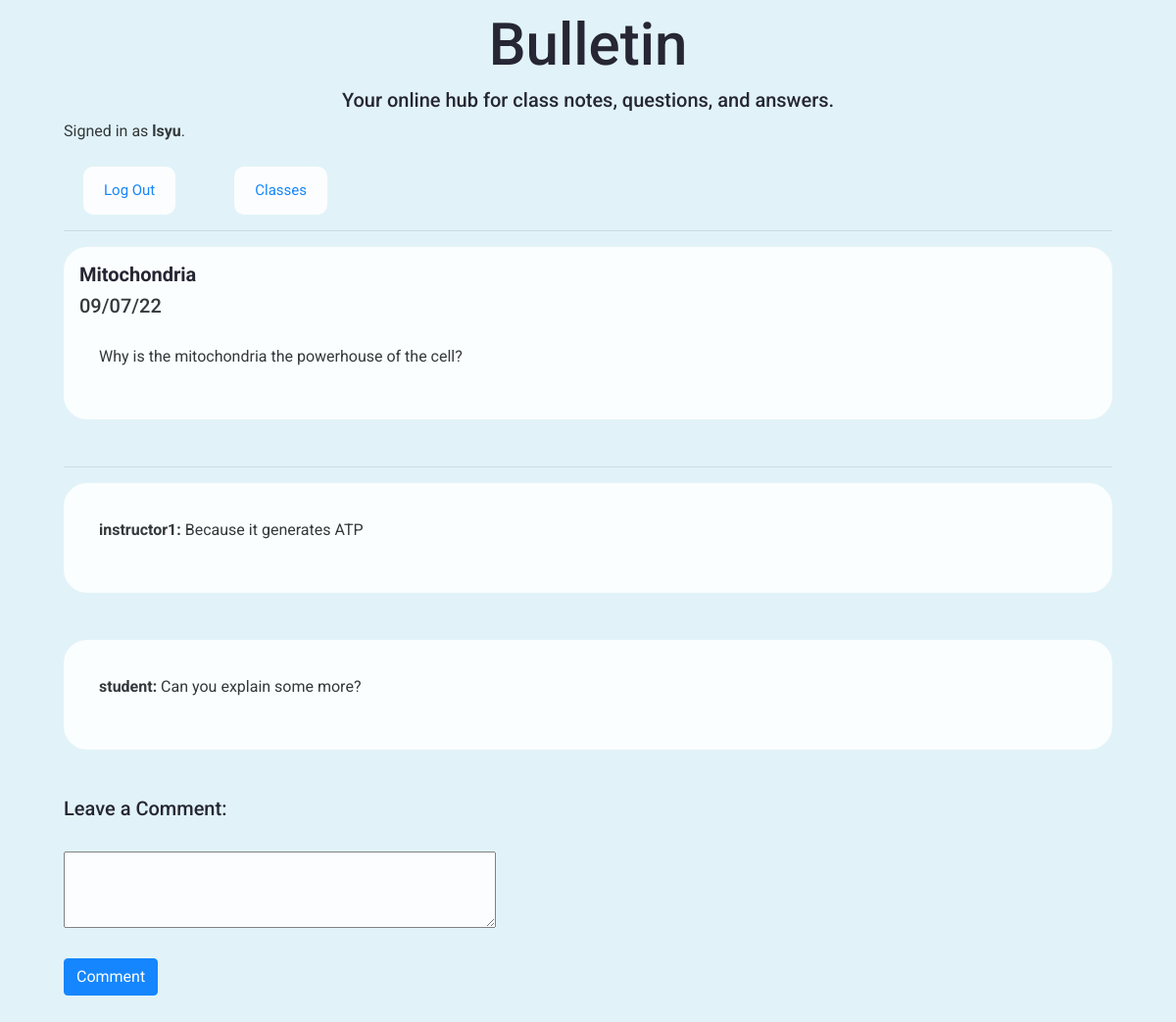
/post/6 (signed in), run on the app's committed database.
### bulletinapp/models.py (models this page shows, shortened)
class User(AbstractUser):
    def __str__(self):
        return self.username

class Post(models.Model):
    which_class = models.ForeignKey(Class, on_delete=models.CASCADE, related_name="posts")
    title = models.CharField(max_length=100)
    text = models.CharField(max_length=15000)
    poster = models.ForeignKey(UserProfile, on_delete=models.CASCADE, related_name="posts")
    date = models.CharField(max_length=10)
    post_id = models.AutoField(primary_key=True)

class Comment(models.Model):
    auto_increment_id = models.AutoField(primary_key=True)
    text = models.TextField(max_length=500)
    post = models.ForeignKey(to=Post, on_delete=models.CASCADE, related_name="comments")
    commenter = models.ForeignKey(to=UserProfile, on_delete=models.CASCADE, related_name="comments")

class UserProfile(models.Model):
    is_student = models.BooleanField(default=True)
    is_instructor = models.BooleanField(default=False)
    user = models.OneToOneField(User, on_delete=models.CASCADE, primary_key=True)
    def __str__(self):
        return str(self.user)

### bulletinapp/views.py (the view)
# urls.py: path("post/<int:post_id>", views.post, name="post"),
def post(request, post_id):
    if request.method == "POST":
        form = CommentForm(request.POST)
        if form.is_valid():
            text = form.cleaned_data["text"]
            commenter = get_object_or_404(UserProfile, pk=request.user)
            post = get_object_or_404(Post, post_id=post_id)
            comment = Comment(text=text, commenter=commenter, post=post)
            comment.save()
        else:
            for field in form:
                print("Field Error:", field.name,  field.errors)
            return HttpResponse("Failed to submit comment")
        return HttpResponseRedirect(reverse("post", args=[post_id]))
    else:
        post = get_object_or_404(Post, post_id=post_id)
        comment = CommentForm()
        comments = Comment.objects.filter(post=post)
        return render(request, "bulletin/post.html", {
            'post': post,
            'comment': comment,
            'comments':comments
        })

### bulletinapp/views.py
class CommentForm(forms.ModelForm):
    class Meta:
        model = Comment
        fields = ['text']
        widgets = {
            'text': forms.Textarea(attrs={
            'rows': 5,
            'class': 'form-item'
            })
         }
        labels = {
            "text": mark_safe('Text <br>')
        }

### bulletinapp/templates/bulletin/post.html (shortened to what this page needs)
{% extends "bulletin/layout.html" %}
{% block body %}
<div class="container">
<div class="card">
<h4><strong>  {{post.title}}</strong></h4>
<h5>  {{post.date}}</h5>
<p>  {{post.text}}</p>
</div>
<hr>
{% for comment in comments %}
<div class="card" id="comment-card">
<p><strong>{{comment.commenter}}:</strong>   {{comment.text}}</p>
</div>
{% endfor %}
    <form method="POST" id="commentform">
            <h4>Leave a Comment:</h4>
            <br>
            <textarea class="form-item" name="text" rows="3" cols="50" form="commentform" maxlength="1500" id="textarea"></textarea>
            <br>
            <br>
            <input type="submit" value="Comment" class="btn btn-primary">
    </form>
</div>
{% endblock %}

### bulletinapp/templates/bulletin/layout.html (shortened to what this page needs)
{% load static %}
<!DOCTYPE html>
<html lang="en">
    <head>
        <link rel="stylesheet" href="https://stackpath.bootstrapcdn.com/bootstrap/4.4.1/css/bootstrap.min.css">
        <link href="{% static 'bulletin/styles.css' %}" rel="stylesheet">
    </head>
    <body>
        <div class="container">
        <h1>Bulletin</h1>
        <h3>Your online hub for class notes, questions, and answers.</h3>
        <div>
            {% if user.is_authenticated %}
                Signed in as <strong>{{ user.username }}</strong>.
            {% else %}
                Not signed in.
            {% endif %}
        </div>
        <br>
        <div id="menu">
        <ul class="nav">
            {% if user.is_authenticated %}
                <li class="nav-item1">
                    <a class="nav-link" href="{% url 'logout' %}">Log Out</a>
                </li>
                <li class="nav-item2">
                    <a class="nav-link" href="{% url 'index' %}">Classes</a>
                </li>
            {% endif %}
        </ul>
        </div>
        <hr>
        </div>
        {% block body %}
        {% endblock %}
    </body>
</html>

### bulletinapp/static/bulletin/styles.css (style rules this page uses)
body { padding: 10px; background-color:#e1f3f8; opacity:0.9; padding-left: 50px; padding-right: 50px; padding-bottom: 50px; font-family:'Roboto', sans-serif; }
h1 { color:#12101f;font-size:60px; text-align:center; }
h3 { color:#12101f;font-size:20px; text-align:center; }
h4 { color:#12101f;font-size:20px; text-align:left; }
.nav-item1 { background-color:white; border: none; color: white; font-size:15px; padding: 5px 5px; text-align: center; text-decoration: none; margin-right: 50px; margin-left:20px; cursor: pointer; border-radius: 10px; }
.nav-item2 { background-color:white; border: none; color: white; font-size:15px; padding: 5px 5px; text-align: center; text-decoration: none; margin-right:50px; margin-left:10px; cursor: pointer; border-radius: 10px; }
.form-item { font-size: 16px; }
p { padding: 20px; }
.card { border-radius: 1.5rem; background-color: #fffffff7; border: 1px solid rgba(255, 255, 255, 0.669); margin-bottom: 3rem; padding:15px; }

### data on the page
User: username "lsyu"
Post: title "Mitochondria", date "09/07/22", text "Why is the mitochondria the powerhouse of the cell?"
Comment: commenter "instructor1", text "Because it generates ATP"
Comment: commenter "student", text "Can you explain some more?"
